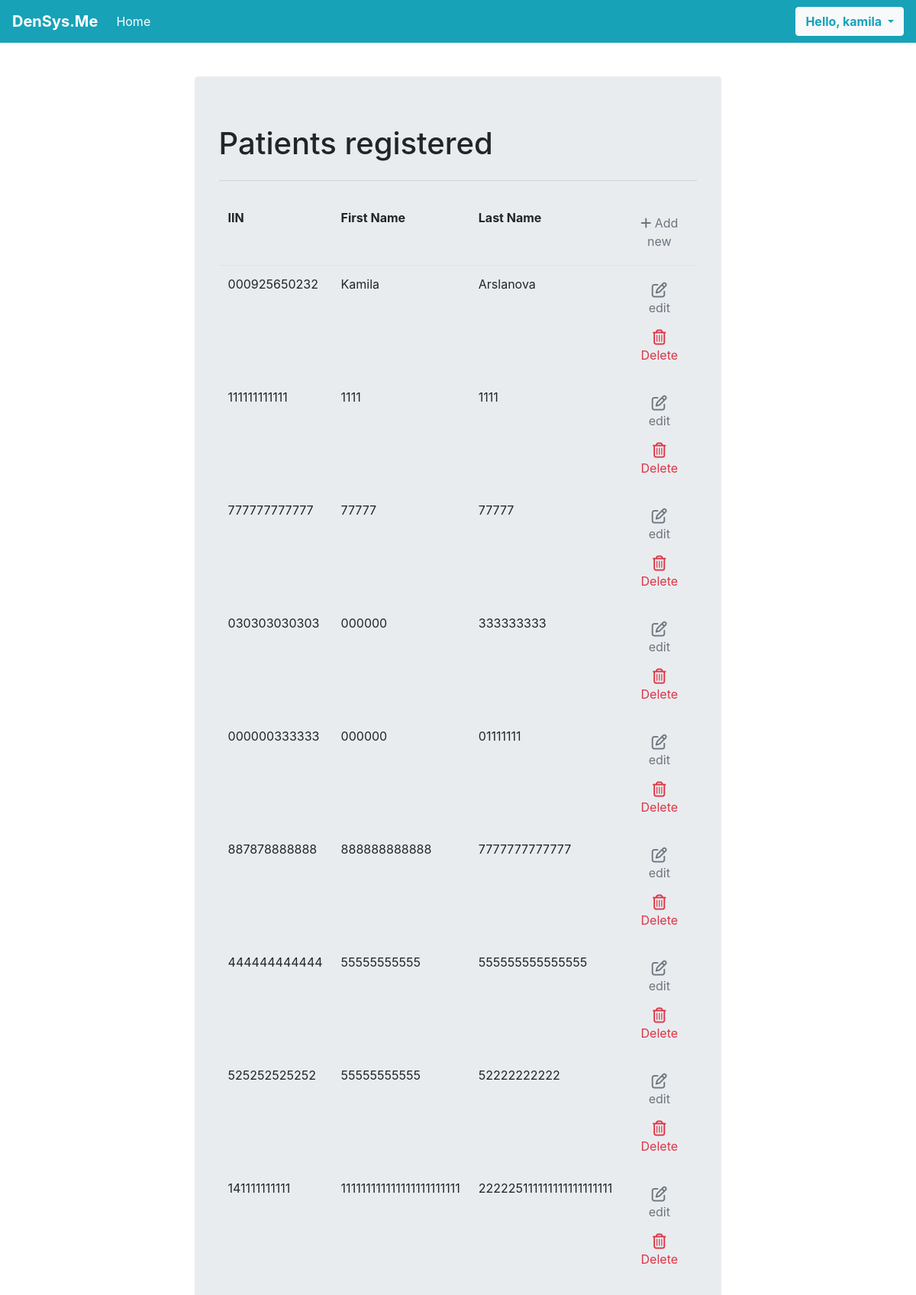
Page /patient_list/ (signed in) on the earlier database version.
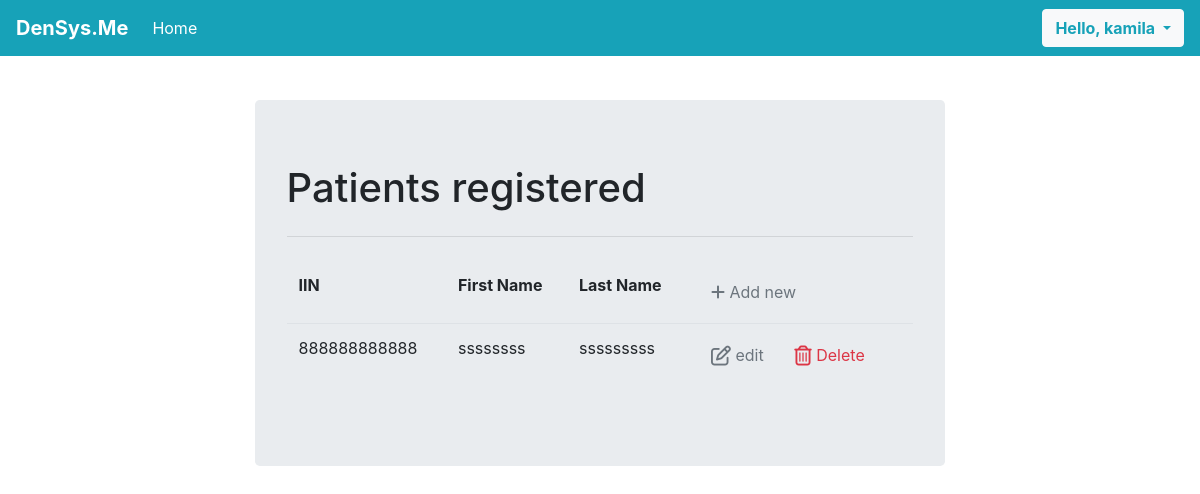
Same page on the later database version.
### sys_base/models.py (models this page shows, shortened)
class Patient(models.Model):
    account = models.OneToOneField(
        settings.AUTH_USER_MODEL,
        on_delete=models.CASCADE,
        blank=True,
        null=True,
    )
    date_of_birth = models.DateField(blank=True, null=True)
    iin = models.CharField(unique=True, default='', max_length = 12, validators = [validators.MinLengthValidator(12), charfield_is_number_validator])
    name = models.CharField(max_length = 30)
    surname = models.CharField(max_length = 30)
    middlename = models.CharField(max_length = 30, blank=True, default='')
    blood_group = models.CharField(max_length = 3, blank=True,
        choices=(
            ('A+', 'A+'),
            ('A-', 'A-'),
            ('B+', 'B+'),
            ('B-', 'B-'),
            ('O+', 'O-'),
            ('AB+', 'AB+'),
            ('AB-', 'AB-'),
        )
    )
    contact_number = models.CharField(
        blank=True,
        max_length = 11,
        validators = [
            validators.RegexValidator(
                "^\\+?\\d{1,4}?[-.\\s]?\\(?\\d{1,3}?\\)?[-.\\s]?\\d{1,4}[-.\\s]?\\d{1,4}[-.\\s]?\\d{1,9}$",
                message = "Incorrect Phone Number"
            ),
            validators.MinLengthValidator(11)
        ]
    )
    email = models.CharField(blank=True, max_length = 30 ,validators = [validators.EmailValidator])
    address = models.CharField(blank=True, max_length = 30)
    marital_status = models.CharField(max_length = 30, blank=True,
        choices=(
            ('Married', 'Married'),
            ('NotMarried', 'Not Married'),
        ))
    registration_date = models.DateField(auto_now_add = True, blank=True)

### sys_base/views.py (the view)
# urls.py: path('patient_list/', views.patient_list, name='patient_list'),
@login_required(login_url='login')
def patient_list(request):
    context = {'patient_list':Patient.objects.all()}
    return render(request, "sys_base/patient_list.html", context)

### sys_base/templates/sys_base/patient_list.html (shortened to what this page needs)
{% extends "sys_base/base.html" %}
{% block content %}
<div class="container p-t-5">
    <div class="col-md-10 offset-md-1 mt-5">
      <div class="jumbotron" style="margin-top:100px">
<h1 class="display-8">Patients registered</h1>
<hr class="my-4">
<table class="table table-borderless">
    <thead class="border-bottom font-weight-bold">
        <tr>
            <td>IIN</td>
            <td>First Name</td>
            <td>Last Name</td>
            <td>
                <a href="{% url 'patient_register' %}" class="btn text-secondary px=0">
                    <i class="fas fa-plus"></i> Add new
                </a>
            </td>
        </tr>
    </thead>
    <tbody>
        {% for patient in patient_list %}
            <tr>
                <td>{{patient.iin}}</td>
                <td>{{patient.name}}</td>
                <td>{{patient.surname}}</td>
                <td>
                    <a href="{% url 'patient_update' patient.id %}" class="btn text-secondary px=0">
                        <i class="far fa-edit fa-lg"></i>
                        edit
                    </a>
                    <form action="{% url 'patient_delete' patient.id %}" method="post" class="d-inline">
                        <button type="submit" class="btn text-danger">
                            <i class="far fa-trash-alt fa-lg "></i> Delete
                        </button>
                    </form>
                </td>
            </tr>
        {% endfor %}
    </tbody>
</table>
</div>
</div>
</div>
{% endblock content %}

Differences in the rows shown:
removed Patient: iin "000925650232", name "Kamila", surname "Arslanova"
removed Patient: iin "111111111111", name "1111", surname "1111"
removed Patient: iin "777777777777", name "77777", surname "77777"
removed Patient: iin "030303030303", name "000000", surname "333333333"
removed Patient: iin "000000333333", name "000000", surname "01111111"
removed Patient: iin "887878888888", name "888888888888", surname "7777777777777"
removed Patient: iin "444444444444", name "55555555555", surname "555555555555555"
removed Patient: iin "525252525252", name "55555555555", surname "52222222222"
removed Patient: iin "141111111111", name "111111111111111111111111", surname "222225111111111111111111"
added Patient: iin "888888888888", name "ssssssss", surname "sssssssss"
